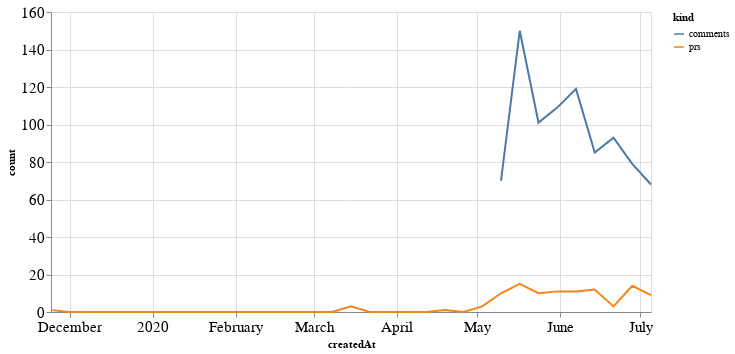

Notebook code for this chart:
### Code cell
alt.Chart(total_time, width=600).mark_line().encode(
    x='createdAt',
    y='count',
    color='kind'
)

### Figure 1 — Vega-Lite specification as saved in the notebook (floating-point values rounded to 4 significant figures)
{"config": {"axisLeft": {"labelFontSize": 15}, "axisBottom": {"labelFontSize": 15}}, "data": {"name": "data-d2b1015b3f1638694d553e22e7fbac15"}, "mark": "line", "encoding": {"color": {"type": "nominal", "field": "kind"}, "x": {"type": "temporal", "field": "createdAt"}, "y": {"type": "quantitative", "field": "count"}}, "width": 600, "$schema": "https://vega.github.io/schema/vega-lite/v4.8.1.json", "datasets": {"data-d2b1015b3f1638694d553e22e7fbac15": [{"createdAt": "2019-11-24T00:00:00", "kind": "prs", "count": 1.0}, {"createdAt": "2019-12-01T00:00:00", "kind": "prs", "count": 0.0}, {"createdAt": "2019-12-08T00:00:00", "kind": "prs", "count": 0.0}, {"createdAt": "2019-12-15T00:00:00", "kind": "prs", "count": 0.0}, {"createdAt": "2019-12-22T00:00:00", "kind": "prs", "count": 0.0}, {"createdAt": "2019-12-29T00:00:00", "kind": "prs", "count": 0.0}, {"createdAt": "2020-01-05T00:00:00", "kind": "prs", "count": 0.0}, {"createdAt": "2020-01-12T00:00:00", "kind": "prs", "count": 0.0}, {"createdAt": "2020-01-19T00:00:00", "kind": "prs", "count": 0.0}, {"createdAt": "2020-01-26T00:00:00", "kind": "prs", "count": 0.0}, {"createdAt": "2020-02-02T00:00:00", "kind": "prs", "count": 0.0}, {"createdAt": "2020-02-09T00:00:00", "kind": "prs", "count": 0.0}, {"createdAt": "2020-02-16T00:00:00", "kind": "prs", "count": 0.0}, {"createdAt": "2020-02-23T00:00:00", "kind": "prs", "count": 0.0}, {"createdAt": "2020-03-01T00:00:00", "kind": "prs", "count": 0.0}, {"createdAt": "2020-03-08T00:00:00", "kind": "prs", "count": 0.0}, {"createdAt": "2020-03-15T00:00:00", "kind": "prs", "count": 3.0}, {"createdAt": "2020-03-22T00:00:00", "kind": "prs", "count": 0.0}, {"createdAt": "2020-03-29T00:00:00", "kind": "prs", "count": 0.0}, {"createdAt": "2020-04-05T00:00:00", "kind": "prs", "count": 0.0}, {"createdAt": "2020-04-12T00:00:00", "kind": "prs", "count": 0.0}, {"createdAt": "2020-04-19T00:00:00", "kind": "prs", "count": 1.0}, {"createdAt": "2020-04-26T00:00:00", "kind": "prs", "count": 0.0}, {"createdAt": "2020-05-03T00:00:00", "kind": "prs", "count": 3.0}, {"createdAt": "2020-05-10T00:00:00", "kind": "prs", "count": 10.0}, {"createdAt": "2020-05-17T00:00:00", "kind": "prs", "count": 15.0}, {"createdAt": "2020-05-24T00:00:00", "kind": "prs", "count": 10.0}, {"createdAt": "2020-05-31T00:00:00", "kind": "prs", "count": 11.0}, {"createdAt": "2020-06-07T00:00:00", "kind": "prs", "count": 11.0}, {"createdAt": "2020-06-14T00:00:00", "kind": "prs", "count": 12.0}, {"createdAt": "2020-06-21T00:00:00", "kind": "prs", "count": 3.0}, {"createdAt": "2020-06-28T00:00:00", "kind": "prs", "count": 14.0}, {"createdAt": "2020-07-05T00:00:00", "kind": "prs", "count": 9.0}, {"createdAt": "2019-11-24T00:00:00", "kind": "comments", "count": null}, {"createdAt": "2019-12-01T00:00:00", "kind": "comments", "count": null}, {"createdAt": "2019-12-08T00:00:00", "kind": "comments", "count": null}, {"createdAt": "2019-12-15T00:00:00", "kind": "comments", "count": null}, {"createdAt": "2019-12-22T00:00:00", "kind": "comments", "count": null}, {"createdAt": "2019-12-29T00:00:00", "kind": "comments", "count": null}, {"createdAt": "2020-01-05T00:00:00", "kind": "comments", "count": null}, {"createdAt": "2020-01-12T00:00:00", "kind": "comments", "count": null}, {"createdAt": "2020-01-19T00:00:00", "kind": "comments", "count": null}, {"createdAt": "2020-01-26T00:00:00", "kind": "comments", "count": null}, {"createdAt": "2020-02-02T00:00:00", "kind": "comments", "count": null}, {"createdAt": "2020-02-09T00:00:00", "kind": "comments", "count": null}, {"createdAt": "2020-02-16T00:00:00", "kind": "comments", "count": null}, {"createdAt": "2020-02-23T00:00:00", "kind": "comments", "count": null}, {"createdAt": "2020-03-01T00:00:00", "kind": "comments", "count": null}, {"createdAt": "2020-03-08T00:00:00", "kind": "comments", "count": null}, {"createdAt": "2020-03-15T00:00:00", "kind": "comments", "count": null}, {"createdAt": "2020-03-22T00:00:00", "kind": "comments", "count": null}, {"createdAt": "2020-03-29T00:00:00", "kind": "comments", "count": null}, {"createdAt": "2020-04-05T00:00:00", "kind": "comments", "count": null}, {"createdAt": "2020-04-12T00:00:00", "kind": "comments", "count": null}, {"createdAt": "2020-04-19T00:00:00", "kind": "comments", "count": null}, {"createdAt": "2020-04-26T00:00:00", "kind": "comments", "count": null}, {"createdAt": "2020-05-03T00:00:00", "kind": "comments", "count": null}, {"createdAt": "2020-05-10T00:00:00", "kind": "comments", "count": 70.0}, {"createdAt": "2020-05-17T00:00:00", "kind": "comments", "count": 150.0}, {"createdAt": "2020-05-24T00:00:00", "kind": "comments", "count": 101.0}, {"createdAt": "2020-05-31T00:00:00", "kind": "comments", "count": 109.0}, {"createdAt": "2020-06-07T00:00:00", "kind": "comments", "count": 119.0}, {"createdAt": "2020-06-14T00:00:00", "kind": "comments", "count": 85.0}, {"createdAt": "2020-06-21T00:00:00", "kind": "comments", "count": 93.0}, {"createdAt": "2020-06-28T00:00:00", "kind": "comments", "count": 79.0}, {"createdAt": "2020-07-05T00:00:00", "kind": "comments", "count": 68.0}]}}
